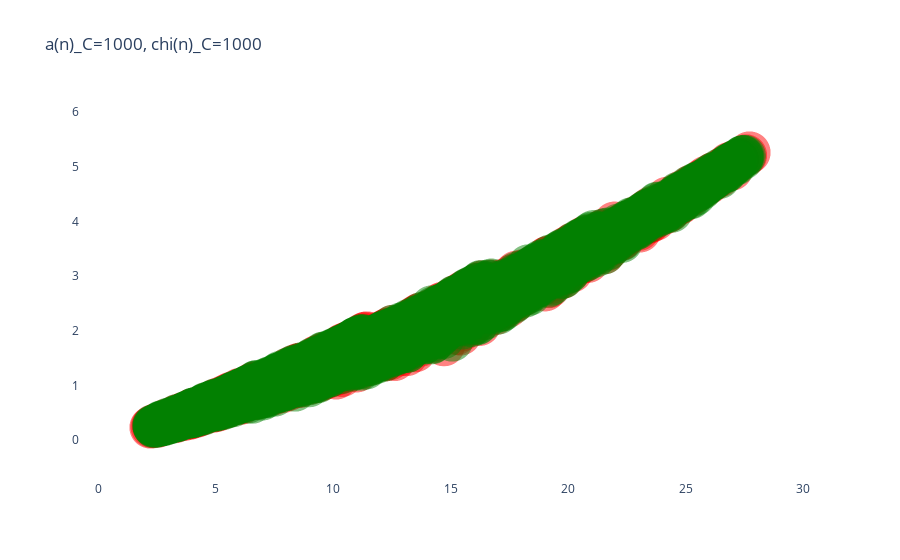

This figure's notebook cell:
### Code cell
colors = cnt_df['class_number']
color_map = {1:'red', 3:'green'}

fig = go.Figure(
    data=[go.Scattergl(
    x=cnt_df.loc[:, feature1].array,
    y=cnt_df.loc[:, feature2].array,
    mode='markers',
    opacity=0.7,
    marker=dict(
        size=cnt_df.cnt.array,
        sizemode='area',
        sizeref=2.*max(cnt_df.cnt.array)/(60.**2),
        sizemin=4,
        color=cnt_df.class_number.map(color_map),
        line=dict(color='white', width=0)
    ))]
)
fig.update_layout(
    title=feature1 + ', ' + feature2,
    scene = dict(
        xaxis=dict(
            title=feature1,
            gridcolor='white'
        ),
        yaxis=dict(
            title=feature2,
            gridcolor='white'
        ),
        bgcolor = 'white'
    ),
    paper_bgcolor='white',
    plot_bgcolor='white',
)
fig.write_html("class_number_coeffs.html")
fig.show()

### Figure 1 — Plotly figure (JSON) as saved in the notebook; plotly's stock layout.template omitted (floating-point values rounded to 4 significant figures; data arrays with more than 128 entries replaced by an {"elided": "..."} marker saying what was removed)
{"data": [{"marker": {"color": {"elided": "23071 str values"}, "line": {"color": "white", "width": 0}, "size": {"elided": "23071 int values"}, "sizemin": 4, "sizemode": "area", "sizeref": 0.0005556}, "mode": "markers", "opacity": 0.7, "type": "scattergl", "x": {"elided": "23071 float values"}, "y": {"elided": "23071 float values"}}], "layout": {"paper_bgcolor": "white", "plot_bgcolor": "white", "scene": {"bgcolor": "white", "xaxis": {"gridcolor": "white", "title": {"text": "a(n)_C=1000"}}, "yaxis": {"gridcolor": "white", "title": {"text": "chi(n)_C=1000"}}}, "title": {"text": "a(n)_C=1000, chi(n)_C=1000"}}}
